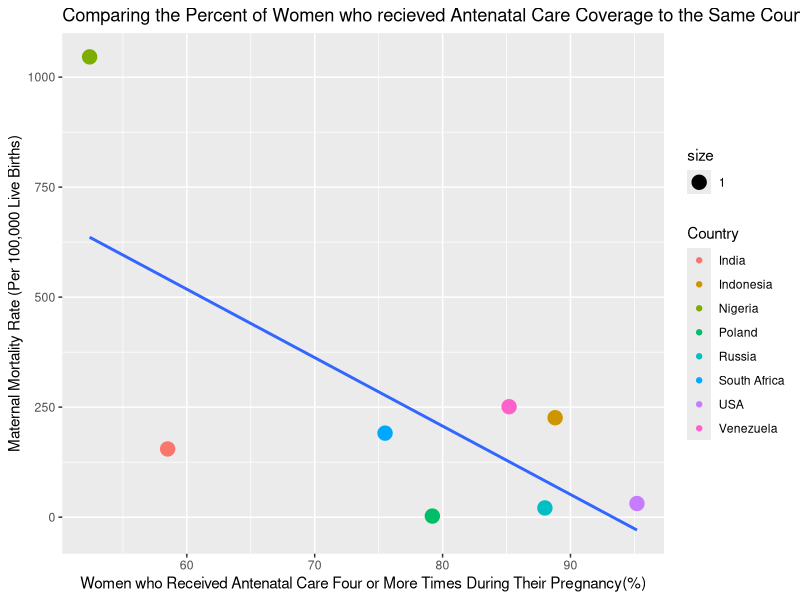

This chart was generated by the following R code:
## ---- chunk 1
knitr::opts_chunk$set(echo = TRUE)
## ---- chunk 2
library(tidyverse)

maternalmortraw<-read_csv("maternalmortraw.csv")

mort_chart = maternalmortraw %>% select(Location, Value, Period) %>% rename(Country = Location, Year = Period) %>% arrange(Country) %>% filter(Country %in% c("Nigeria", "India", "Poland", "Indonesia", "Russian Federation", "South Africa", "Venezuela (Bolivarian Republic of)", "United States of America"))

MaternalMortalityClean<-mort_chart %>% filter(row_number()%%2==!0)

antenatalraw<-read_csv("antenatalraw.csv")

AntenatalCareClean=antenatalraw %>% select(Location, Period, Value) %>% rename(Country = Location, Year = Period, propotionOfNeedsMet=Value) %>% arrange(Country) %>% filter(Country %in% c("Nigeria", "India", "Poland", "Indonesia", "Russian Federation", "South Africa", "Venezuela (Bolivarian Republic of)", "United States of America"))

MatMort<-c(155,226,1046,2.5,21,191,31,251) #got country average value by hand
antecov<-c(58.5,88.8,52.4,79.2,88,75.5,95.2,85.2)
Country<-c("India","Indonesia","Nigeria","Poland","Russia","South Africa", "USA", "Venezuela")
AnteMatMortTBL<-tibble(Country, antecov, MatMort)
AnteMatMortTBL
## ---- chunk 3
ggplot(data=AnteMatMortTBL, aes(x=antecov, y=MatMort))+
  geom_point(mapping=aes(color=Country,size=1))+
  geom_smooth(method="lm", se=F)+
  labs(title = "Comparing the Percent of Women who recieved Antenatal Care Coverage to the Same Country's Maternal Mortality Rate", x="Women who Received Antenatal Care Four or More Times During Their Pregnancy(%)", y="Maternal Mortality Rate (Per 100,000 Live Births)")
## ---- chunk 4
anteandmort<-data.frame(antecov,MatMort)
model2<-lm(MatMort ~ antecov, data=anteandmort)
summary(model2)$coefficients
## ---- chunk 5
model_summary <- summary(model2)
coefficients <- model_summary$coefficients

test_statistic <- coefficients["antecov", "t value"]
p_value <- coefficients["antecov", "Pr(>|t|)"]
df <- model2$df.residual
